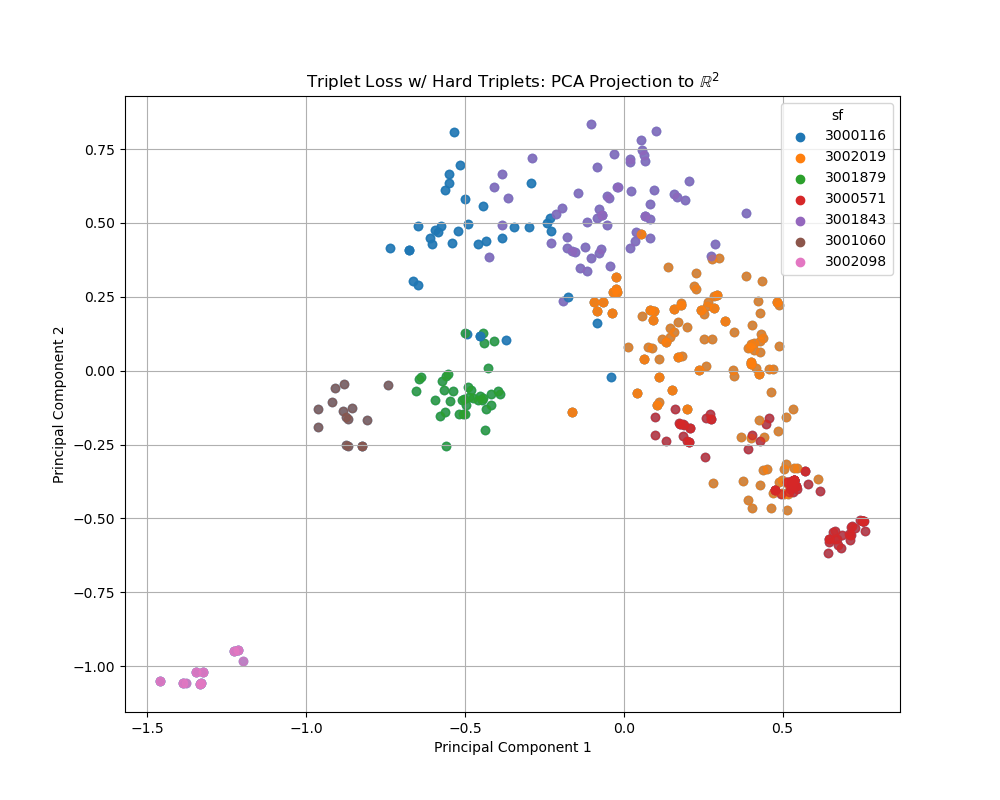

The script that saved this image:
import numpy as np
import pandas as pd
import torch
import torch.nn as nn
from sklearn.decomposition import PCA
import matplotlib.pyplot as plt

device = torch.device("cuda" if torch.cuda.is_available() else "cpu")
print(f"Using device: {device}")

# ------------------------------------------------------------
# Loading Projection Head Model
# ------------------------------------------------------------
class ProjectionHead(nn.Module):
    def __init__(self, input_dim, output_dim=256):
        super(ProjectionHead, self).__init__()
        self.model = nn.Sequential(
            nn.Linear(input_dim, 512),
            nn.LeakyReLU(0.1),
            nn.Linear(512, output_dim),
        )
    
    def forward(self, x):
        return self.model(x)
    
model = ProjectionHead(input_dim=1280, output_dim=256)
model.load_state_dict(torch.load("/scratch/gpfs/jr8867/main/db/models/triplets-hard/triplets-hard-model-large.pth", map_location=device))
model.to(device)
model.eval() # Set model to eval mode, since we are not training, and just need to project the embeddings

# ------------------------------------------------------------
# Loading Embeddings
# ------------------------------------------------------------  

test_dir = '/scratch/gpfs/jr8867/main/db/family-split-train-test/test'

test_embeddings = np.load(f'{test_dir}/test_embeddings.npy')
test_metadata = pd.read_csv(f'{test_dir}/test_metadata.csv')

print(test_metadata.shape)
print(test_embeddings.shape)

# ------------------------------------------------------------
# Projecting Embeddings
# ------------------------------------------------------------

with torch.no_grad():
    test_projected_embeddings = model(torch.tensor(test_embeddings, dtype=torch.float32).to(device)).cpu().numpy()

chosen_superfamilies = [3001879, 3001060, 3002098, 3001843, 3000571, 3000116, 3002019]

# Filter the metadata to include only the chosen superfamilies
filtered_indices = test_metadata[test_metadata['sf'].isin(chosen_superfamilies)].index
filtered_test_embeddings = test_projected_embeddings[filtered_indices]
filtered_test_metadata = test_metadata.loc[filtered_indices]

print(filtered_test_metadata.shape)
print(filtered_test_embeddings.shape)

sf_counts = filtered_test_metadata['sf'].value_counts()
print(sf_counts)

# Perform linear projection of the embeddings to R^2 using PCA
pca = PCA(n_components=2)
projected_embeddings_2d = pca.fit_transform(filtered_test_embeddings)

# Create a scatter plot of the projected embeddings
plt.figure(figsize=(6, 6))
plt.scatter(projected_embeddings_2d[:, 0], projected_embeddings_2d[:, 1], alpha=0.7)

# Create a color map for unique superfamily labels
unique_superfamilies = filtered_test_metadata['sf'].unique()
colors = plt.get_cmap('tab10')(np.arange(len(unique_superfamilies)))

# Create a legend for the superfamily labels
for i, sf in enumerate(unique_superfamilies):
    plt.scatter([], [], color=colors[i], label=sf)  # Empty scatter for legend

# Plot points with unique colors for each superfamily label
for i, txt in enumerate(filtered_test_metadata['sf']):
    plt.scatter(projected_embeddings_2d[i, 0], projected_embeddings_2d[i, 1], color=colors[np.where(unique_superfamilies == txt)[0][0]], alpha=0.7)

plt.legend(title='sf')  # Add legend with title 'sf'

plt.title(r'Triplet Loss w/ Hard Triplets: PCA Projection to $\mathbb{R}^2$', fontsize=14)
plt.xlabel('Principal Component 1', fontsize=12)
plt.ylabel('Principal Component 2', fontsize=12)
plt.grid()
plt.savefig('triplets-hard-proj-space.png')
plt.close()


